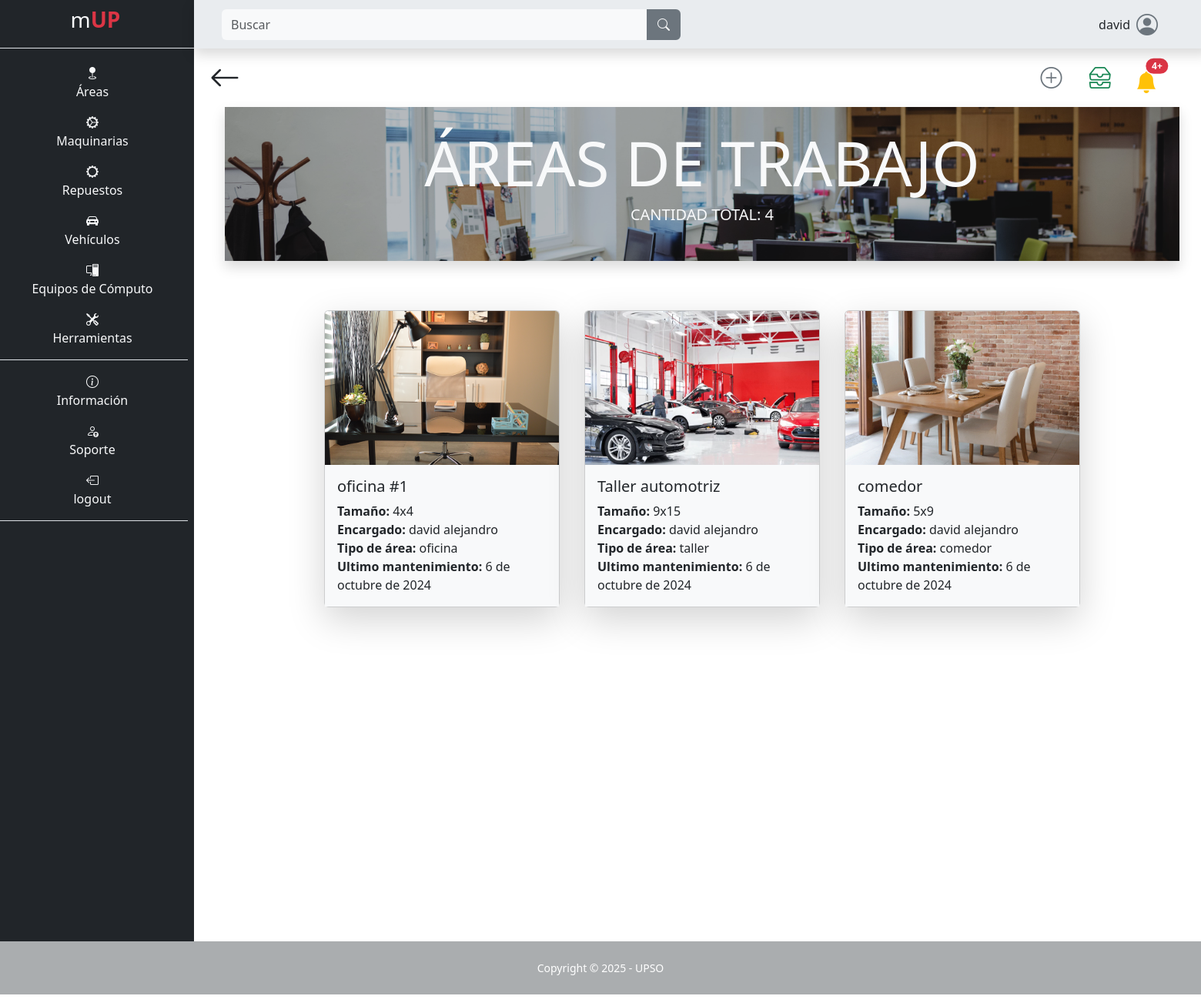
Screenshot of /area/area/ (signed in) with the database file from the repository.
### app/mUP_area/models.py (models this page shows, shortened)
class Area(models.Model):
    nombre = models.CharField(max_length=100, null=False, blank=False)
    tamaño = models.CharField(max_length=100, blank=False, null=False)
    encargado = models.CharField(max_length=100, blank=False, null=False)
    teléfono_encargado = models.CharField(max_length=100, blank=False, null=False)
    descripción = models.TextField(max_length=500, null=False, blank=False)
    ubicación = models.CharField(max_length=100, null=False, blank=False)
    capacidad = models.CharField(max_length=100, null=False, blank=False)
    tipo_de_área = models.CharField(max_length=100, null=False, blank=False)
    estado_de_ocupación = models.CharField(max_length=100, null=False, blank=False)
    fecha_ultimo_mantenimiento = models.DateField(default=date.today, blank=False, null=False)
    intervalo_mantenimiento = models.IntegerField(blank=False, null=False)
    imagen = models.ImageField(upload_to="area/imagen", null=False, blank=False)
    class Meta:
        indexes = [
            models.Index(fields=['nombre']),
        ]
    def dias_restantes_mantenimiento(self):
        dias_pasados = (date.today() - self.fecha_ultimo_mantenimiento).days
        dias_restantes = self.intervalo_mantenimiento - dias_pasados
        return dias_restantes

### app/mUP_area/views.py (the view)
# urls.py: path('area/', views.area, name="area"),
@login_required
def area(request):
    dias_alerta = DiasParaAlerta.objects.first().días
    search_query = request.GET.get('search', '')
    areas = Area.objects.filter(nombre__icontains=search_query)
    alertas = [{'area': area, 'dias_restantes': area.dias_restantes_mantenimiento()} for area in Area.objects.all() if area.dias_restantes_mantenimiento() <= dias_alerta]
    alertas_ordenadas = sorted(alertas, key=lambda x: x['dias_restantes'])
    context = {'areas': areas, 'total_areas': areas.count(), 'alertas': alertas_ordenadas, 'total_alertas': len(alertas_ordenadas)}
    return render(request, 'mUP_area/area.html', context)

### templates/mUP_area/area.html (shortened to what this page needs)
{% extends "layout/base.html" %}
{% block 'content' %}
<div class="container">
    <div class="d-flex p-2 justify-content-between">
        <a class="text-decoration-none text-dark flecha-atras" href="{% url "index" %}">
            <i class="bi bi-arrow-left fs-1"></i>
        </a>
        <div class="pt-2 me-3 me-md-0">
            <a class="ms-1 fs-3 me-1 me-md-4 text-decoration-none text-secondary mas rounded" href="{% url "area_nueva" %}">
                <i class="bi bi-plus-circle"></i>
            </a>
            <a class="ms-1 fs-3 me-1 me-md-4 text-decoration-none text-success tabla rounded" href="{% url "area_tabla_mantenimientos" %}">
                <i class="bi bi-inboxes"></i>
            </a>
            <a type="button" class="btn btn-tranparent position-relative p-0 mb-0 me-1 me-md-5 alert rounded" href="{% url "area_alertas" %}">
                <i class="bi bi-bell-fill fs-3 text-warning"></i>
                <span class="position-absolute top-0 start-100 translate-middle badge rounded-pill bg-danger">
                    {{ total_alertas }}+
                </span>
            </a>
        </div>
    </div>
    <div class="container cabecera_area shadow bg-secondary bg-opacity-50 p-4 bw-5">
        <h1 class="text-center text-light text-uppercase display-1"><strong>áreas de trabajo</strong></h1>
        <h5 class="text-center text-light text-uppercase">Cantidad total: {{ total_areas }}</h5>
    </div>
    <div class="row mt-5 d-flex justify-content-center align-item-center ps-5 pe-5">
        {% for area in areas %}
        <div class="col-12 col-md-3 card p-0 m-3 custom shadow-lg">
            <a class="text-decoration-none text-dark" href="{% url "detalles_area" id=area.id %}">
                <img src="{{ area.imagen.url }}" class="card-img-top" alt="..." style="max-height: 200px; min-height: 200px; object-fit: cover;">
                <div class="card-body custom">
                    <h5 class="card-title">{{ area.nombre }}</h5>
                    <p class="card-text m-0"><b>Tamaño:</b> {{ area.tamaño }}</p>
                    <p class="card-text m-0"><b>Encargado:</b> {{ area.encargado }}</p>
                    <p class="card-text m-0"><b>Tipo de área:</b> {{ area.tipo_de_área }}</p>
                    <p class="card-text m-0"><b>Ultimo mantenimiento:</b> {{ area.fecha_ultimo_mantenimiento }}</p>
                </div>
            </a>
        </div>
        {% endfor %}
    </div>
</div>
{% endblock %}

### templates/layout/base.html (shortened to what this page needs)
{% load static %}
<!DOCTYPE html>
<html lang="es">
<head>
    <link rel="stylesheet" href="https://cdn.jsdelivr.net/npm/bootstrap-icons@1.10.3/font/bootstrap-icons.css">
    <link rel="stylesheet" href="{% static "css/bootstrap.css" %}">
    <link rel="stylesheet" href="{% static "css/style.css" %}">
</head>
<body class="" id="page-top">
    <main>
        <div class="row">
            {% if user.is_authenticated %}
            <div class="col-12 col-md-2 m-0 p-0 text-light text-center barra d-none d-md-block">
                <ul class="mt-1">
                    <li class="nav-item text-center fs-3 lista-menu me-4" style="transition: background-color 0.5s ease">
                        <a class="nav-link lista-menu text-decoration-none" href="{% url "index" %}">
                            <span>m</span><span class="text-danger"><b>UP</b></span>
                        </a>
                    </li>
                </ul>
                <ul class="flex-column align-items-stretch p-2 border-top">
                    <li class="nav-item mt-1 pt-2 lista-menu text-center" style="transition: background-color 0.5s ease">
                        <a class="text-light text-decoration-none lista-menu" href="{% url "area" %}"><i class="bi bi-geo-fill"></i><p>Áreas</p></a>
                    </li>
                    <li class="nav-item lista-menu" style="transition: background-color 0.5s ease">
                        <a class="text-light text-decoration-none lista-menu" href="{% url "maquina" %}"><i class="bi bi-gear-wide-connected"></i><p>Maquinarias</p></a>
                    </li>
                    <li class="nav-item lista-menu" style="transition: background-color 0.5s ease">
                        <a class="text-light text-decoration-none lista-menu" href="{% url "repuesto_maquina" %}"><i class="bi bi-gear-wide"></i><p>Repuestos</p></a>
                    </li>
                    <li class="nav-item lista-menu" style="transition: background-color 0.5s ease">
                        <a class="text-light text-decoration-none lista-menu" href="{% url "vehiculo" %}"><i class="bi bi-car-front-fill"></i><p>Vehículos</p></a>
                    </li>
                    <li class="nav-item lista-menu" style="transition: background-color 0.5s ease">
                        <a class="text-light text-decoration-none lista-menu" href="{% url "pc" %}"><i class="bi bi-pc-display"></i><p>Equipos de Cómputo</p></a>
                    </li>
                    <li class="nav-item border-bottom lista-menu" style="transition: background-color 0.5s ease">
                        <a class="text-light text-decoration-none lista-menu" href="{% url "herramienta" %}"><i class="bi bi-tools"></i><p>Herramientas</p></a>
                    </li>
                    <li class="nav-item pt-3 lista-menu" style="transition: background-color 0.5s ease">
                        <a class="text-light text-decoration-none lista-menu" href="{% url "info" %}"><i class="bi bi-info-circle"></i><p>Información</p></a>
                    </li>
                    <li class="nav-item lista-menu" style="transition: background-color 0.5s ease">
                        <a class="text-light text-decoration-none lista-menu" href="{% url "soporte" %}">  <i class="bi bi-person-up"></i><p>Soporte</p></a>
                    </li>
                    {% if user.is_authenticated %}
                        <li class="nav-item lista-menu border-bottom" style="transition: background-color 0.5s ease">
                            <a class="text-light text-decoration-none lista-menu" href="{% url "logout" %}"><i class="bi bi-box-arrow-left"></i><p>logout</p></a>
                        </li>
                    {% else %}
                        <li class="nav-item lista-menu border-bottom" style="transition: background-color 0.5s ease">
                            <a class="text-light text-decoration-none lista-menu" href="{% url "login" %}"><i class="bi bi-box-arrow-right"></i><p>Login</p></a>
                        </li>
                    {% endif %}
                </ul>
            </div>
            {% endif %}
            <div class="col-12 col-md-10 m-0 p-0">
                {% if user.is_authenticated %}
                <nav class="row navbar bg-body-secondary p-2 m-0 shadow sticky-top navbar-expand-lg">
                        <div class="col-12 col-md-6 order-lg-first order-last">
                            <form class="d-flex form-inline mr-auto ml-md-3 my-2 my-md-0 ms-3 me-3 mw-100 navbar-search" role="search" action="" method='GET'>
                                <div class="input-group">
                                    <input class="form-control bg-light border-0 small" id="search-input" name="search" type="search" placeholder="Buscar" aria-label="Search">
                                    <div class="input-group-append">
                                        <button class="btn btn-secondary text-light rounded-0 rounded-end border-2" type="submit">
                                            <i class="bi bi-search"></i>
                                        </button>
                                    </div>
                                </div>
                            </form>
                        </div>
                        <div class="col-12 col-md-6">
                            <div class="me-5 d-flex justify-content-center justify-content-md-end align-items-center">
                                <p class="ms-5 mt-auto mb-auto">{{ user }}</p>
                                <i class="bi bi-person-circle fs-3 ms-2 icono-persona"></i>
                            </div>
                        </div>
                </nav>
                {% endif %}
                {% block 'content' %}{% endblock %}
            </div>
    </main>
    {% if user.is_authenticated %}
    <footer class="footer">
        <div class="small text-center p-4 text-white">Copyright &copy; 2025 - UPSO</div>
    </footer>
    {% endif %}
</body>
</html>

### static/css/style.css (style rules this page uses)
:root { --color-primary: #6c757d; --color-secondary: #212529; --color-tertiary: #f8f9fa; --body: #ffffff; --footer: #aaadaf; }
* { margin: 0; padding: 0; box-sizing: border-box; }
body { background-color: var(--body); }
.barra { background-color: var(--color-secondary); }
ul { list-style-type: none; }
.icono-persona { color: var(--color-primary); }
.cabecera_area { height: 200px; max-width: 1240px; background-image: url("../images/areas_general.jpg"); background-position: center; background-repeat: no-repeat; background-attachment: scroll; background-size: cover; background-blend-mode: multiply; }
.custom { background-color: var(--color-tertiary); }
.footer { background-color: var(--footer); }

### rows the page displays
Area: imagen (picture), nombre "oficina #1", tamaño "4x4", encargado "david alejandro", tipo_de_área "oficina", fecha_ultimo_mantenimiento "6 de octubre de 2024"
Area: imagen (picture), nombre "Taller automotriz", tamaño "9x15", encargado "david alejandro", tipo_de_área "taller", fecha_ultimo_mantenimiento "6 de octubre de 2024"
Area: imagen (picture), nombre "comedor", tamaño "5x9", encargado "david alejandro", tipo_de_área "comedor", fecha_ultimo_mantenimiento "6 de octubre de 2024"

### other values shown
{{ user }} "david"
{{ total_alertas }} "4"
{{ total_areas }} "4"
